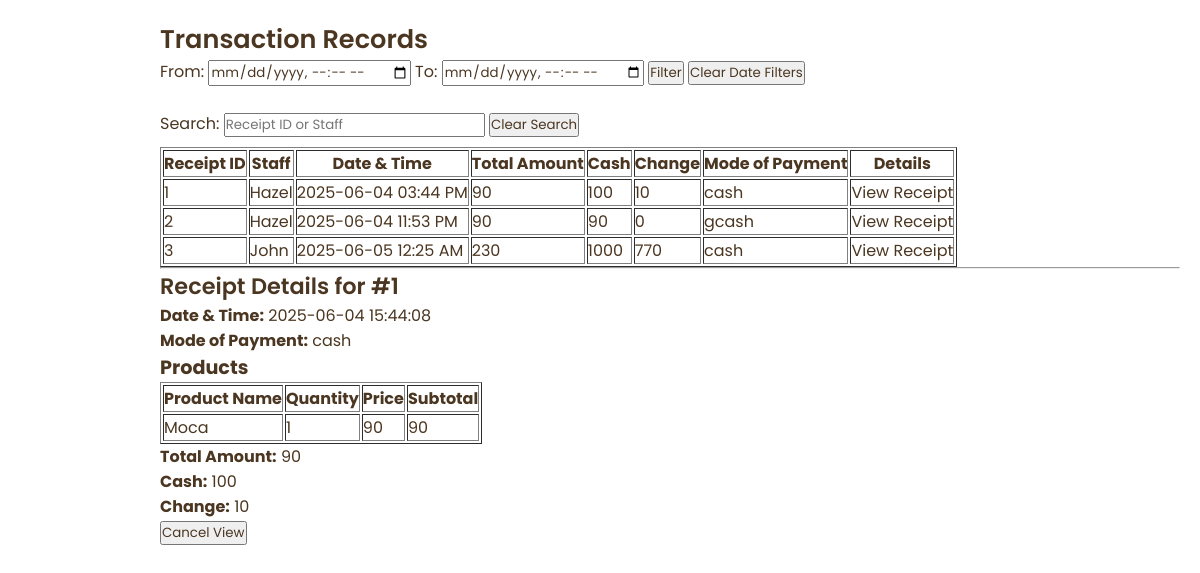
Screenshot of /transactions?receipt_id=1 (signed in) with the database file from the repository.
### tables this page shows
CREATE TABLE transactions (
                id INTEGER PRIMARY KEY AUTOINCREMENT,
                user_id INTEGER NOT NULL,
                transaction_time DATETIME DEFAULT (DATETIME('now', '+8 hours')),
                cash NUMERIC(10, 2) NOT NULL,
                change NUMERIC(10, 2) NOT NULL,
                total_amount NUMERIC(10, 2) NOT NULL,
                is_deleted INTEGER DEFAULT 0,
                mode_of_payment TEXT NOT NULL CHECK(mode_of_payment IN ('cash', 'gcash')),
                FOREIGN KEY (user_id) REFERENCES users(id)
            );

CREATE TABLE users (
                id INTEGER PRIMARY KEY AUTOINCREMENT,
                username TEXT UNIQUE NOT NULL,
                passkey TEXT NOT NULL,
                role TEXT NOT NULL CHECK(role IN ('admin', 'staff')),
                created_at DATETIME DEFAULT CURRENT_TIMESTAMP,
                is_deleted BOOLEAN DEFAULT 0
            );

CREATE TABLE transaction_details (
                id INTEGER PRIMARY KEY AUTOINCREMENT,
                transaction_id INTEGER NOT NULL,
                product_id INTEGER NOT NULL,
                product_name VARCHAR(100) NOT NULL,
                quantity INTEGER NOT NULL,
                price_each DECIMAL(10, 2) NOT NULL,
                subtotal DECIMAL(10, 2) NOT NULL,
                FOREIGN KEY (transaction_id) REFERENCES "transactions_old"(id),
                FOREIGN KEY (product_id) REFERENCES products(id)
            );

### app.py (the view, shortened to what this page needs)
@app.route('/transactions')
@login_required
def transactions():
    q = request.args.get('q')
    startdate = request.args.get('startdate')
    enddate = request.args.get('enddate')
    receipt_id = request.args.get('receipt_id')  # New parameter for specific receipt
    conn = sqlite3.connect('database.db')
    cursor = conn.cursor()
    transaction = None
    products = []
    if receipt_id:
        cursor.execute("""
            SELECT transactions.id AS transaction_id, transactions.*, users.username, users.id AS user_id
            FROM transactions
            INNER JOIN users ON transactions.user_id = users.id
            WHERE transactions.id = ? AND transactions.is_deleted != 1
        """, (receipt_id,))
        transaction = cursor.fetchone()
        if transaction:
            cursor.execute("""
                SELECT product_name, quantity, price_each AS price, subtotal
                FROM transaction_details
                WHERE transaction_id = ?
            """, (receipt_id,))
            products = cursor.fetchall()
    if startdate and enddate:
        try:
            start_dt = datetime.strptime(startdate, '%Y-%m-%dT%H:%M')
            end_dt = datetime.strptime(enddate, '%Y-%m-%dT%H:%M')
            if end_dt < start_dt:
                flash("End date/time cannot be before start date/time.", "warning")
                return redirect(url_for('transactions'))
            start_datetime_str = start_dt.strftime('%Y-%m-%d %H:%M:%S')
            end_datetime_str = end_dt.strftime('%Y-%m-%d %H:%M:%S')
        except ValueError:
            flash("Invalid date/time format.", "warning")
            return redirect(url_for('transactions'))
        cursor.execute("""
            SELECT transactions.id AS transaction_id, transactions.*, users.username, users.id AS user_id
            FROM transactions
            INNER JOIN users ON transactions.user_id = users.id
            WHERE transaction_time BETWEEN ? AND ? AND transactions.is_deleted != 1
        """, (start_datetime_str, end_datetime_str))
        transactions = cursor.fetchall()
    else:
        cursor.execute("""
            SELECT transactions.id AS transaction_id, transactions.*, users.username, users.id AS user_id
            FROM transactions
            INNER JOIN users ON transactions.user_id = users.id
            WHERE transactions.is_deleted != 1
        """)
        transactions = cursor.fetchall()
    conn.close()
    formatted_transactions = []
    for t in transactions:
        transaction_time = datetime.strptime(t[3], '%Y-%m-%d %H:%M:%S')
        formatted_time = transaction_time.strftime('%Y-%m-%d %I:%M %p')  # Format to include AM/PM
        formatted_transactions.append((t[0], t[9], formatted_time, t[6], t[4], t[5], t[8]))
    return render_template('transactions.html', transactions=formatted_transactions, transaction=transaction, products=products, q=q, startdate=startdate, enddate=enddate)

### app.py (called while the page is built)
@app.before_request
def setup():
    init_db(DB)

### auth.py (called while the page is built)
def login_required(f):
    @wraps(f)
    def decorated(*args, **kwargs):
        if "user" not in session:
            return redirect(url_for("login"))
        return f(*args, **kwargs)
    return decorated

### templates/transactions.html (shortened to what this page needs)
{% extends 'layout.html' %}
{% block content %}
<h2>Transaction Records</h2>
<form method="GET" id="filter-form">
    <label>From:</label>
    <input type="datetime-local" name="startdate" value="{{ request.args.get('startdate', '') }}">
    <label>To:</label>
    <input type="datetime-local" name="enddate" value="{{ request.args.get('enddate', '') }}">
    <button type="submit" value="Filter">Filter</button>
    <button type="button" id="clear-date-button">Clear Date Filters</button><br><br>
    <label>Search:</label>
    <input type="text" placeholder="Receipt ID or Staff" name="q" id="search-query" value="{{ request.args.get('q', '') }}">
    <button type="button" id="clear-search-button">Clear Search</button>
</form>
<table border="1" style="margin-top: 10px;">
    <thead>
        <tr>
            <th>Receipt ID</th>
            <th>Staff</th>
            <th>Date & Time</th>
            <th>Total Amount</th>
            <th>Cash</th>
            <th>Change</th>
            <th>Mode of Payment</th>
            <th>Details</th>
        </tr>
    </thead>
    <tbody id="transaction-table-body">
        {% for t in transactions %}
        <tr class="transaction-item">
            <td>{{ t[0] }}</td>
            <td>{{ t[1] }}</td>
            <td>{{ t[2] }}</td>
            <td>{{ t[3] }}</td>
            <td>{{ t[4] }}</td>
            <td>{{ t[5] }}</td>
            <td>{{ t[6] }}</td>
            <td>
                <a href="{{ url_for('transactions') }}?receipt_id={{ t[0] }}">View Receipt</a>
            </td>
        </tr>
        {% endfor %}
    </tbody>
</table>
{% include 'receipt.html' %}
{% endblock %}

### templates/layout.html (shortened to what this page needs)
<!DOCTYPE html>
<html>
<head>
    <link rel="stylesheet" href="{{ url_for('static', filename='css/layout.css') }}">
    <link rel="stylesheet" href="{{ url_for('static', filename='css/fonts.css') }}">
</head>
<body>
    <main id="page-container">
        {% block content %}{% endblock %}
    </main>
</body>
</html>

### templates/receipt.html (shortened to what this page needs)
{% if transaction %}
<hr>
<h3>Receipt Details for #{{ transaction[1] }}</h3>
<p><strong>Date & Time:</strong> {{ transaction[3] }}</p>
<p><strong>Mode of Payment:</strong> {{ transaction[8] }}</p>
<h4>Products</h4>
<table border="1">
    <thead>
        <tr>
            <th>Product Name</th>
            <th>Quantity</th>
            <th>Price</th>
            <th>Subtotal</th>
        </tr>
    </thead>
    <tbody>
        {% for p in products %}
        <tr>
            <td>{{ p[0] }}</td>
            <td>{{ p[1] }}</td>
            <td>{{ p[2] }}</td>
            <td>{{ p[3] }}</td>
        </tr>
        {% endfor %}
    </tbody>
</table>
<p><strong>Total Amount:</strong> {{ transaction[6] }}</p>
<p><strong>Cash:</strong> {{ transaction[4] }}</p>
<p><strong>Change:</strong> {{ transaction[5] }}</p>
<button id="cancel-button">Cancel View</button>
{% endif %}

### static/css/layout.css (style rules this page uses)
:root { --dark: #28282B; --light: #fff; --brown-light: #a67b5b; --brown-ver1: #4b3621; --brown-ver2: #6f4e37; --brown-ver3: #382206; --fs-xxxl: 2.2rem; --fs-xxl: 2rem; --fs-xl: 1.6rem; --fs-l: 1.4rem; --fs-m: 1.2rem; --fs-s: 1.14rem; --fs-xs: .975rem; --fs-xxs: 0.875rem; --fs-xxxs: 0.75rem; --primary-font: 'Poppins', sans-serif; --trans-duration-default: .27s; --shadow-default: rgba(0, 0, 0, 0.068) 0px 2px 3px 0px, rgba(0, 0, 0, 0.408) 0px 0px 0px .06rem; --shadow-hover: 0 10px 20px rgba(0,0,0,0.19), 0 6px 6px rgba(0, 0, 0, 0.312); --shadow-material: 0 1px 3px rgba(0,0,0,0.12), 0 1px 2px rgba(0,0,0,0.24); }
* { box-sizing: border-box; padding: 0; margin: 0; font-family: var(--primary-font); color: var(--brown-ver1); }
#page-container { margin-left: 140px; padding: 20px; }
h1, h2, h3 { font-weight: 600; color: var(--brown-ver1); }
h2 { font-size: var(--fs-xl); }
h3 { font-size: var(--fs-l); }
h4 { font-size: var(--fs-m); }
a { text-decoration: none; }

### rows the page displays
transactions: id "1", username "Hazel", t "2025-06-04 03:44 PM", total_amount "90", cash "100", change "10", mode_of_payment "cash"
transactions: id "2", username "Hazel", t "2025-06-04 11:53 PM", t "90", cash "90", change "0", mode_of_payment "gcash"
transactions: id "3", username "John", t "2025-06-05 12:25 AM", total_amount "230", cash "1000", change "770", mode_of_payment "cash"
transaction_details: product_name "Moca", quantity "1", price_each "90", subtotal "90"
